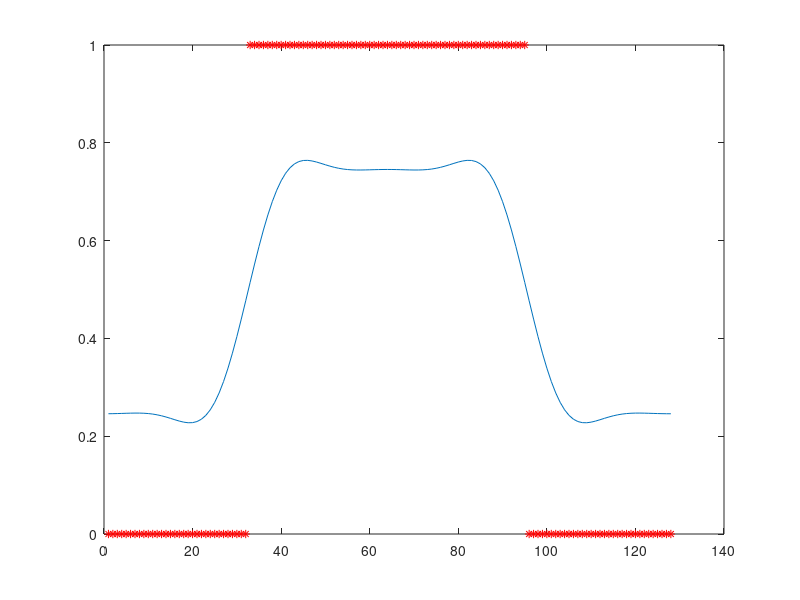

Write MATLAB code to recreate this figure.
clear all;
D=1.0;
dt=0.1;
N=128;
m=4;
A=1.0;
kappa=1.0;

% Declarations
conc=zeros(N,1);
c_prime=zeros(N, 1);

% Initial profile
for i=1:N
    if (i>N/4 && i<3*N/4)
        conc(i)=1;
    end
end

plot(conc, 'r*')
hold on

% Define g
g=zeros(N,1);

for i=1:N
    g(i)=2*A*conc(i).*(1-conc(i)).*(1-2*conc(i));
end

% Periodic Boundary
halfN=N/2;
delk=2*pi/N;

% Evolve the profile

% FFT
c_hat=fft(conc);
g_hat=fft(g);

for p=1:500
    
    for i=1:N
        
        %Periodic Boundary Condition
        if ((i) <= halfN) %we take (i-1) to include the k = 0 point
            k=(i)*delk;
        end
        
        if ((i) > halfN)
            k=(i)*delk;
        end
        
        k2=k*k;
        k4=k2*k2;
        
        c_hat(i)=(c_hat(i)-dt*k2*g_hat(i))/(1+2*k4*dt);
    end
    conc=real(ifft(c_hat));
end
plot(conc);

% Calculation of Interfacial energy

energy1=0;
energy2=0;

% energy1

for i=1:N
    energy1=energy1 + A*conc(i)*conc(i)*(1-conc(i)*conc(i))*(1-conc(i)*conc(i));
end

% energy 2

c_hat=fft(conc);

%Periodic Boundary Condition
for i=1:N
    
    if ((i) <= halfN) %we take (i-1) to include the k = 0 point
        k=(i)*delk;
    end
    
    if ((i) > halfN)
        k=(i)*delk;
    end
    
    c_prime(i)=real(ifft(c_hat(i)*complex(0,1)*k));
end

for i=1:N
    energy2 = energy2 + kappa*c_prime(i)*c_prime(i);
end

ans1=0.5*energy1;
ans2=0.5*energy2;
ans3=0.5*(energy1 + energy2);
